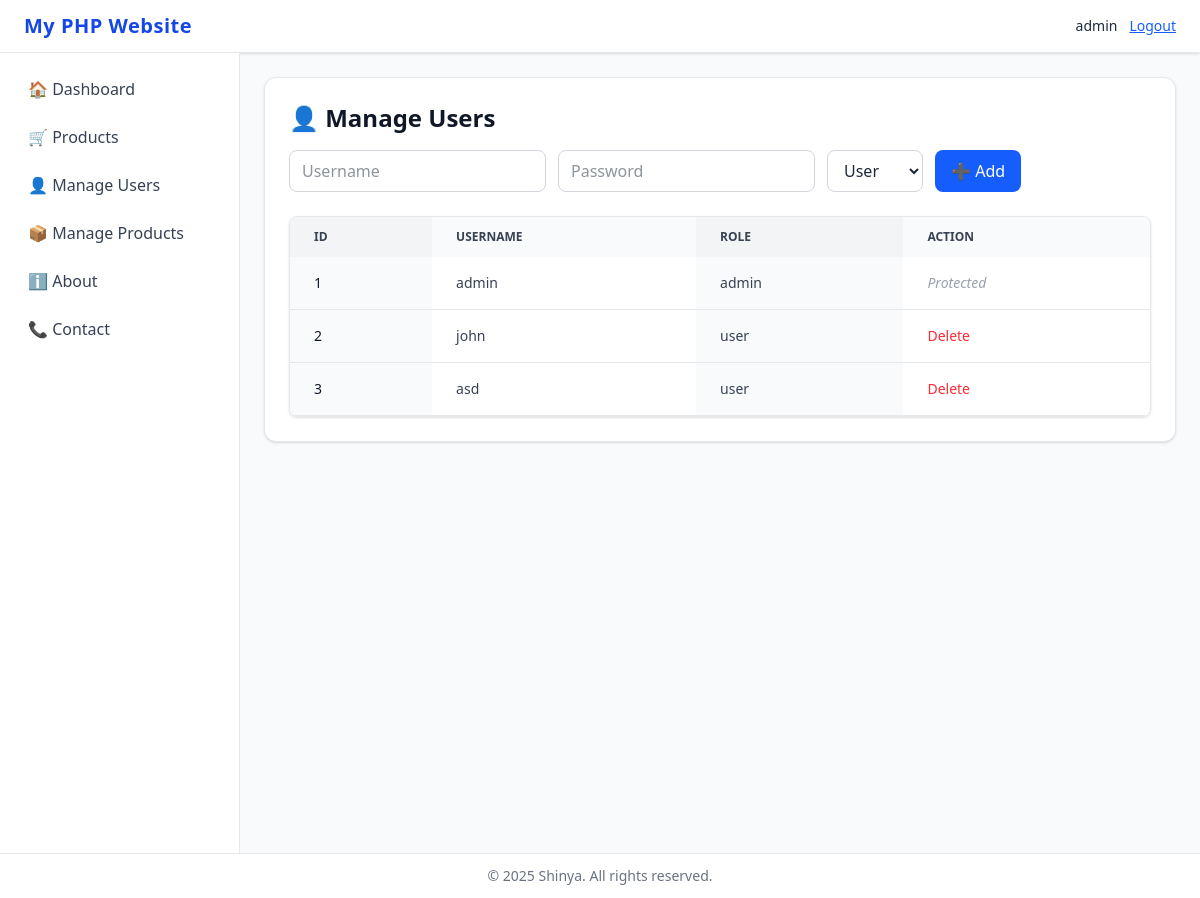
Screenshot of /index.php?page=manage_users (signed in) with the database file from the repository.
### tables this page shows
CREATE TABLE users (
    id INTEGER PRIMARY KEY AUTOINCREMENT,
    username TEXT UNIQUE NOT NULL,
    password TEXT NOT NULL,
    role TEXT NOT NULL DEFAULT 'user'
);

### index.php (called while the page is built, shortened)
<?php
$page = $_GET['page'] ?? 'home';
$file = __DIR__ . "/pages/{$page}.php";
if (file_exists($file)) {
    include $file;
} else {
    $content = "<h1>404 - Page not found</h1>";
}
include __DIR__ . '/layout.php';

### pages/manage_users.php (the view, shortened to what this page needs)
<?php
$users = $conn->query("SELECT * FROM users ORDER BY id ASC")->fetchAll(PDO::FETCH_ASSOC);
?>
<div class="bg-white border border-gray-200 rounded-xl shadow p-6">
<h1 class="text-2xl font-bold text-gray-900 mb-4">👤 Manage Users</h1>
<form method="post" class="flex flex-wrap gap-3 mb-6">
  <input type="text" name="username" placeholder="Username" required
         class="border border-gray-300 rounded-lg px-3 py-2 focus:ring-2 focus:ring-blue-500">
  <input type="password" name="password" placeholder="Password" required
         class="border border-gray-300 rounded-lg px-3 py-2 focus:ring-2 focus:ring-blue-500">
  <select name="role" class="border border-gray-300 rounded-lg px-3 py-2">
    <option value="user">User</option>
  </select>
  <button type="submit"
          class="bg-blue-600 text-white px-4 py-2 rounded-lg hover:bg-blue-700 transition">
    ➕ Add
  </button>
</form>
<div class="overflow-x-auto shadow rounded-lg border border-gray-200">
  <table class="w-full text-sm text-left text-gray-700">
    <thead class="text-xs text-gray-700 uppercase bg-gray-100">
      <tr>
        <th class="px-6 py-3">ID</th>
        <th class="px-6 py-3 bg-gray-50">Username</th>
        <th class="px-6 py-3">Role</th>
        <th class="px-6 py-3 bg-gray-50">Action</th>
      </tr>
    </thead>
    <tbody>
      <?php foreach ($users as $u): ?>
        <tr class="border-b border-gray-200">
          <th class="px-6 py-4 font-medium text-gray-900 bg-gray-50"><?= $u['id'] ?></th>
          <td class="px-6 py-4"><?= htmlspecialchars($u['username']) ?></td>
          <td class="px-6 py-4 bg-gray-50"><?= htmlspecialchars($u['role']) ?></td>
          <td class="px-6 py-4">
            <?php if ($u['username'] !== 'admin'): ?>
              <a href="?page=manage_users&delete=<?= $u['id'] ?>"
                 onclick="return confirm('Delete this user?')"
                 class="text-red-500 hover:underline">Delete</a>
            <?php else: ?>
              <span class="text-gray-400 italic">Protected</span>
            <?php endif; ?>
          </td>
        </tr>
      <?php endforeach; ?>
    </tbody>
  </table>
</div>
</div>

### rows the page displays
users: id "1", username "admin", role "admin", shows "Protected"
users: id "2", username "john", role "user"
users: id "3", username "asd", role "user"

### other values shown
APP_NAME "My PHP Website"
$_SESSION['user']['username'] "admin"
APP_AUTHOR "Shinya"
